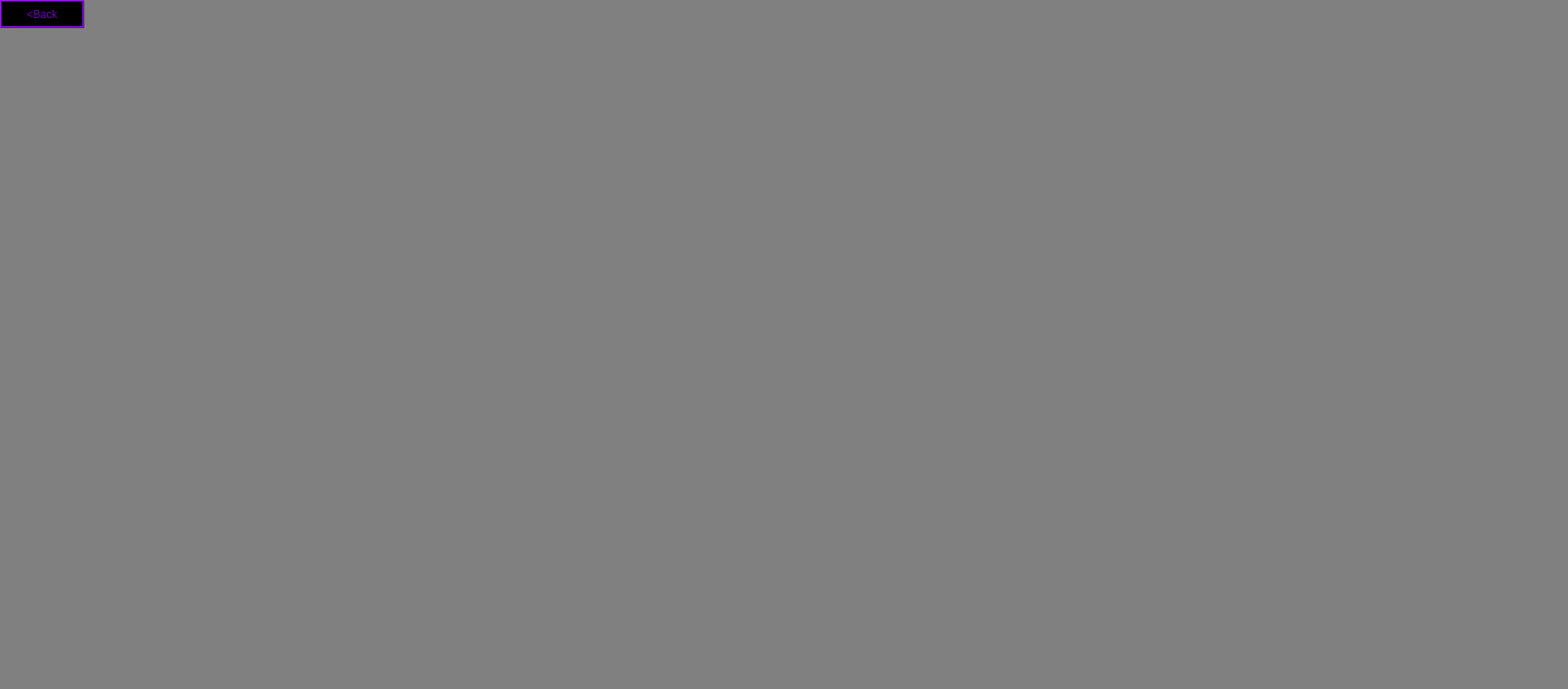
     <widget class="QWidget" name="searchResultPage">
      <property name="styleSheet">
       <string notr="true">background-color: rgb(128, 128, 128);
color: rgb(108, 0, 180);
border: none;
font: 16pt &quot;Maiandra GD&quot;;</string>
      </property>
      <widget class="QLabel" name="queryLbl">
       <property name="geometry">
        <rect>
         <x>0</x>
         <y>30</y>
         <width>571</width>
         <height>31</height>
        </rect>
       </property>
       <property name="text">
        <string/>
       </property>
      </widget>
      <widget class="QListWidget" name="resList">
       <property name="geometry">
        <rect>
         <x>0</x>
         <y>70</y>
         <width>1721</width>
         <height>681</height>
        </rect>
       </property>
       <property name="font">
        <font>
         <family>Maiandra GD</family>
         <pointsize>16</pointsize>
         <weight>50</weight>
         <italic>false</italic>
         <bold>false</bold>
         <underline>true</underline>
        </font>
       </property>
      </widget>
      <widget class="QPushButton" name="backBtn2">
       <property name="geometry">
        <rect>
         <x>0</x>
         <y>0</y>
         <width>93</width>
         <height>31</height>
        </rect>
       </property>
       <property name="styleSheet">
        <string notr="true">background-color: rgb(180, 180, 180);
color: rgb(108, 0, 180);
border: 2px ridge rgb(108, 0, 180); background-color: rgb(0, 0, 0);
color: rgb(108, 0, 180);
border: 2px ridge rgb(108, 0, 180); </string>
       </property>
       <property name="text">
        <string>&lt;Back</string>
       </property>
       <property name="iconSize">
        <size>
         <width>20</width>
         <height>31</height>
        </size>
       </property>
      </widget>
     </widget>
